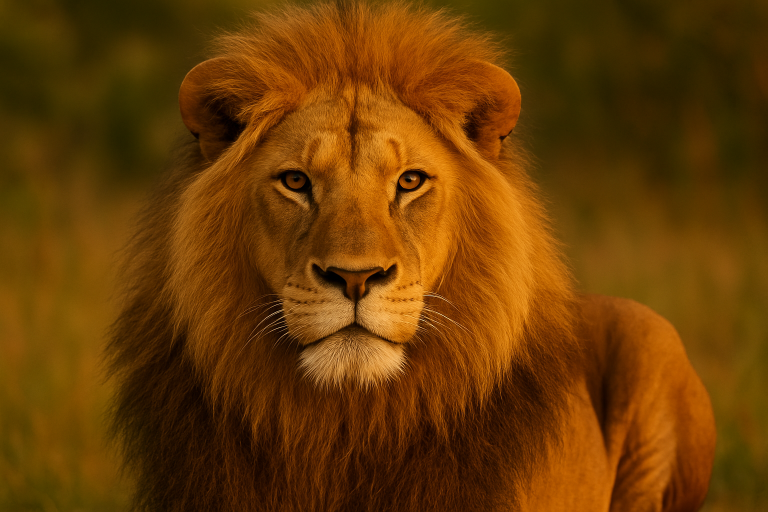
#> input picture lion.png, 1536 x 1024 px (shown at 1/2 size)
$ jupyter execute 'Histogram processing of an image.ipynb'
#> lines starting #> are read from the running program, lines starting #| are printed output that depends on the picture
## Ex. No: 03
## Histogram of Images using OpenCV

**Name:** Pradeep kumar G
**Reg. No:** 212223230150

[cell 1]
import cv2
import numpy as np
import matplotlib.pyplot as plt

#### 1) Find the histogram of gray scale image and color image channels

[cell 2]
clr_img = cv2.imread('lion.png')
#> clr_img is the input picture: shape (1024, 1536, 3); mean B, G, R 4.3, 59.4, 105.3
clr_img = cv2.cvtColor(clr_img, cv2.COLOR_BGR2RGB)
gray_img = cv2.imread('lion.png', cv2.IMREAD_GRAYSCALE)
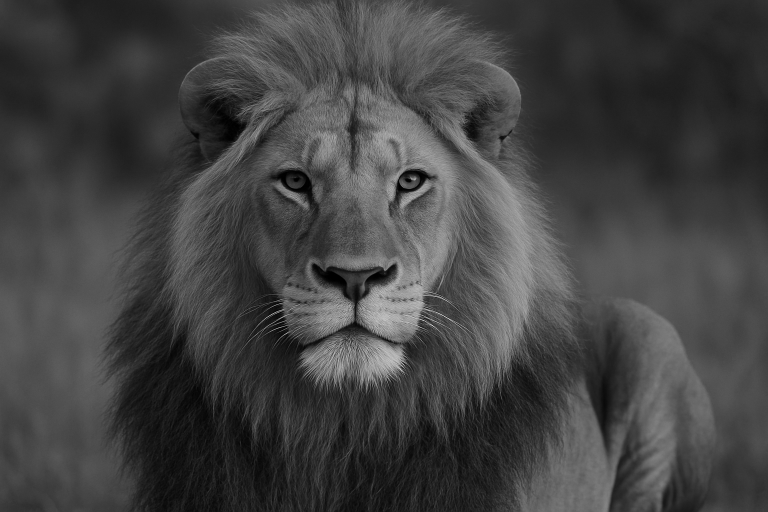
#> gray_img: shape (1024, 1536) (shown at 1/2 size); min 0, max 250, mean 66.3

[cell 3]
plt.figure(figsize = (16,8))
plt.subplot(221); plt.imshow(gray_img, cmap = 'gray'); plt.title('Gray Image')
plt.subplot(222); plt.imshow(clr_img,); plt.title('Color Image')
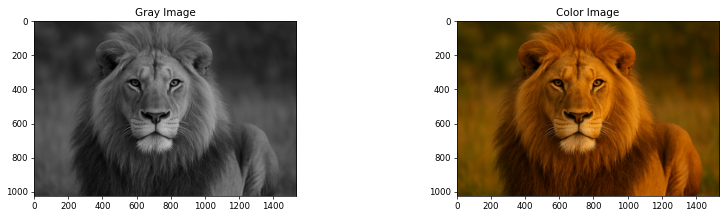
#> figure drawn by matplotlib, 2 panels

[cell 4]
# histogram of 'r' channel of color image
color_hist = cv2.calcHist([clr_img], [0], None, [256], [0, 256]) # rgb_img -- r(0) g(1) b(2)
#> color_hist = 256 values, max 17006 at index 53, min 39 at index 254, mean 6144

[cell 5]
# histogram of gray image
gray_hist = cv2.calcHist([gray_img], [0], None, [256], [0, 256])
#> gray_hist = 256 values, max 28177 at index 39, min 0 at index 228, mean 6144

#### 2) Display the histogram of gray scale image and any one channel histogram from color image

[cell 6]
# gray image

plt.figure(figsize=(6, 4))
plt.title("Gray Image Histogram")
plt.xlabel("Intensity (0-255)")
plt.ylabel("Frequency")
plt.plot(gray_hist, color='black')
plt.xlim([0, 256])
plt.show()
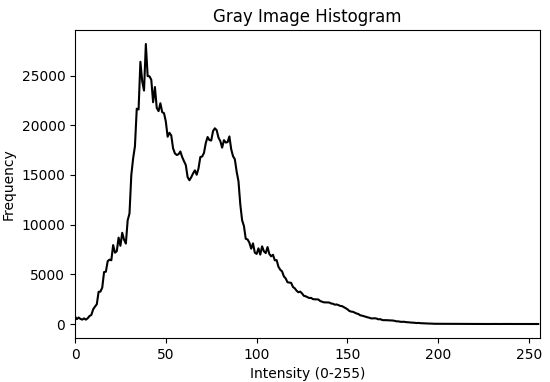
#> figure drawn by matplotlib, 1 panel; curve peaks at x = 39, y = 28177

[cell 7]
# color image

plt.figure(figsize=(6, 4))
plt.title("Color Image Histogram")
plt.xlabel("Intensity (0-255)")
plt.ylabel("Frequency")
plt.plot(gray_hist, color='r')
plt.xlim([0, 256])
plt.show()
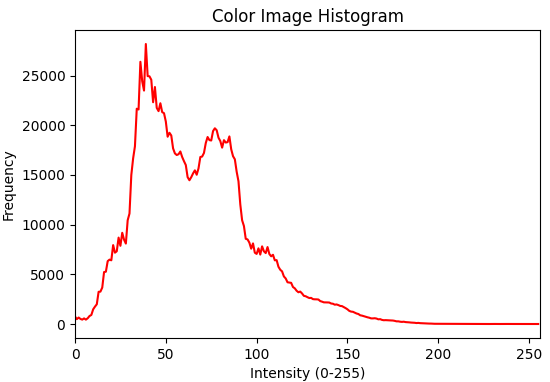
#> figure drawn by matplotlib, 1 panel; curve peaks at x = 39, y = 28177

#### 3) Perform histogram equalization of the image.

[cell 8]
# Display the images.
img_eq = cv2.equalizeHist(gray_img)
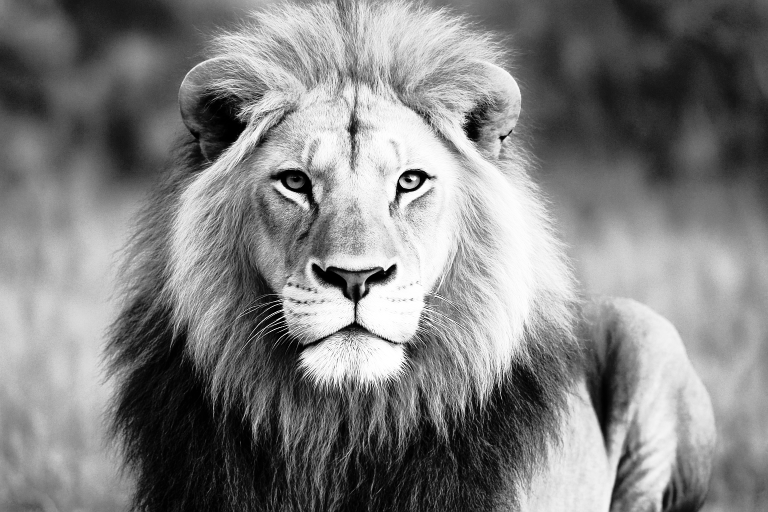
#> img_eq: shape (1024, 1536) (shown at 1/2 size); min 0, max 255, mean 128.7

hist_equalized = cv2.calcHist([img_eq], [0], None, [256], [0, 256])
#> hist_equalized = 256 values, max 28177 at index 54, min 0 at index 10, mean 6144

plt.figure(figsize = (16,8))
plt.subplot(221); plt.imshow(gray_img, cmap = 'gray'); plt.title('Original Gray Image')
plt.subplot(222); plt.imshow(img_eq, cmap = 'gray'); plt.title('Equalized Image')

[cell 9]
plt.figure(figsize=(6, 4))
plt.title("Equalized Image Histogram")
plt.xlabel("Intensity (0-255)")
plt.ylabel("Frequency")
plt.plot(hist_equalized, color='black')
plt.xlim([0, 256])
plt.show()
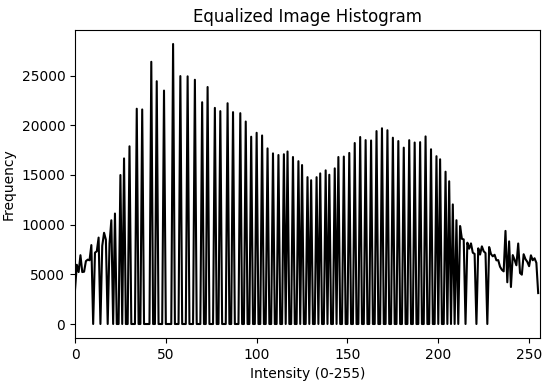
#> figure drawn by matplotlib, 1 panel; curve peaks at x = 54, y = 28177
